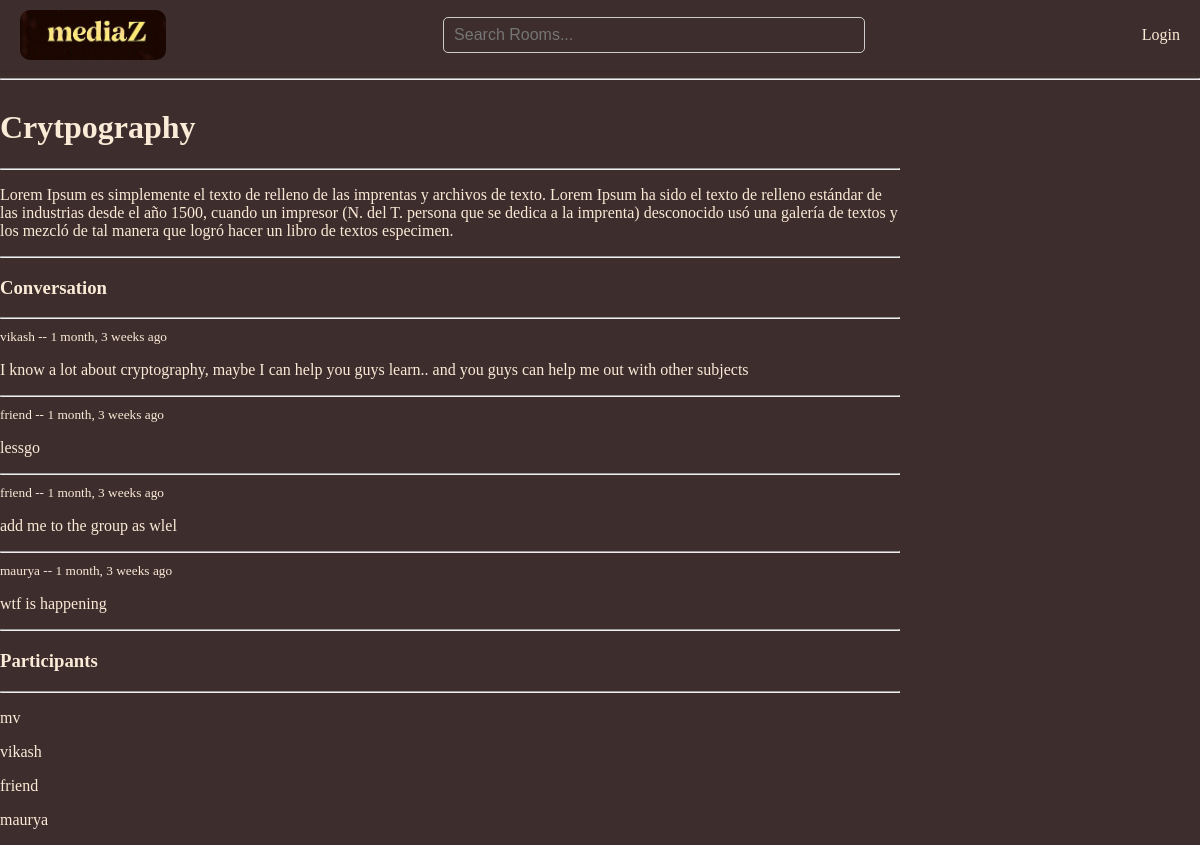
The app's page /room_page/1/ with its own data.
### base/models.py (models this page shows, shortened)
class Room(models.Model):
    host = models.ForeignKey(User, on_delete=models.SET_NULL, null=True)
    topic = models.ForeignKey(Topic, on_delete=models.SET_NULL, null=True)
    name = models.CharField(max_length=200)
    description = models.TextField(null=True, blank=True)
    participants = models.ManyToManyField(
        User,
        related_name='participants',
        blank=True
    )
    updated = models.DateTimeField(auto_now=True)
    created = models.DateTimeField(auto_now_add=True)
    class Meta:
        ordering = ['-updated', '-created']

class Message(models.Model):
    user = models.ForeignKey(User, on_delete=models.CASCADE)
    room = models.ForeignKey(Room, on_delete=models.CASCADE)
    body = models.TextField()
    updated = models.DateTimeField(auto_now=True)
    created = models.DateTimeField(auto_now_add=True)

### base/views.py (the view, shortened to what this page needs)
# urls.py: path('room_page/<str:pk>/', views.room, name="room"),
def room(request, pk):
    room = Room.objects.get(id=pk)
    comments = room.message_set.all().order_by('-created')
    participants = room.participants.all()
    context = {
        'room':room,
        'comments':comments,
        'participants':participants,
    }
    return render(request, 'base/room.html', context)

### base/templates/base/room.html (shortened to what this page needs)
{% extends 'main.html' %}
{% block content %}
<div class="room-container">
    <div>
        <h1>{{room.name}}</h1>
        <hr>
        <p>{{room.description}}</p>
        <hr>
        <div class="comment-wrapper">
            <h3>Conversation</h3>
            <hr>
            {% for comment in comments %}
            <div>
                <small><a href="{% url 'user' comment.user.id %}">{{comment.user}}</a> -- {{comment.created | timesince}} ago</small>
                <p> {{comment.body}} </p>
                <hr>
            {% endfor %}
            </div>
        </div>
    </div>
    <div>
        <h3>Participants</h3>
        <hr>
        {% for user in participants %}
        <div>
            <p>{{user.username}}</p>
        </div>
        {% endfor %}
    </div>
</div>
{% endblock content %}

### static/styles/main.css (style rules this page uses)
* { background-color:rgb(61, 45, 45); color:antiquewhite; }
body { margin: 0; padding: 0; font-family: 'Times New Roman'; }
a { text-decoration: none; }

### base/templates/base/room.html (style rules this page uses)
.room-container { display:grid; grid-template-columns: 3fr 1fr; }

### records on screen
Room: name "Crytpography", description "Lorem Ipsum es simplemente el texto de relleno de las imprentas y archivos de texto. Lorem Ipsum ha sido el texto de relleno estándar de las industrias desde el año 1500, cuando un impresor (N. del T. persona que se dedica a la imprenta) desconocido usó una galería de textos y los mezcló de tal manera que logró hacer un libro de textos especimen."
Message: user "vikash", created "1 month, 3 weeks", body "I know a lot about cryptography, maybe I can help you guys learn.. and you guys can help me out with other subjects"
Message: user "friend", created "1 month, 3 weeks", body "lessgo"
Message: user "friend", created "1 month, 3 weeks", body "add me to the group as wlel"
Message: user "maurya", created "1 month, 3 weeks", body "wtf is happening"

### other values on screen
{{ user.username }} "mv"
{{ user.username }} "vikash"
{{ user.username }} "friend"
{{ user.username }} "maurya"
